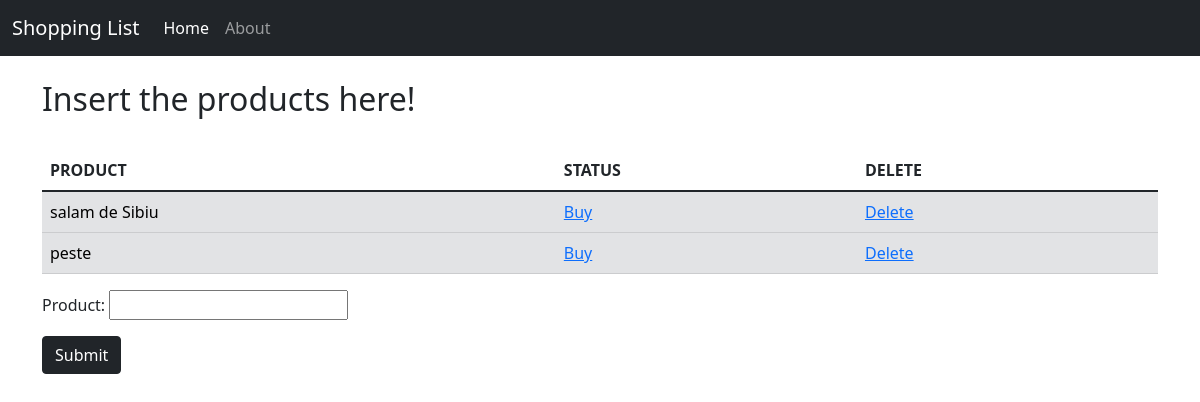
Before: / with the older database file.
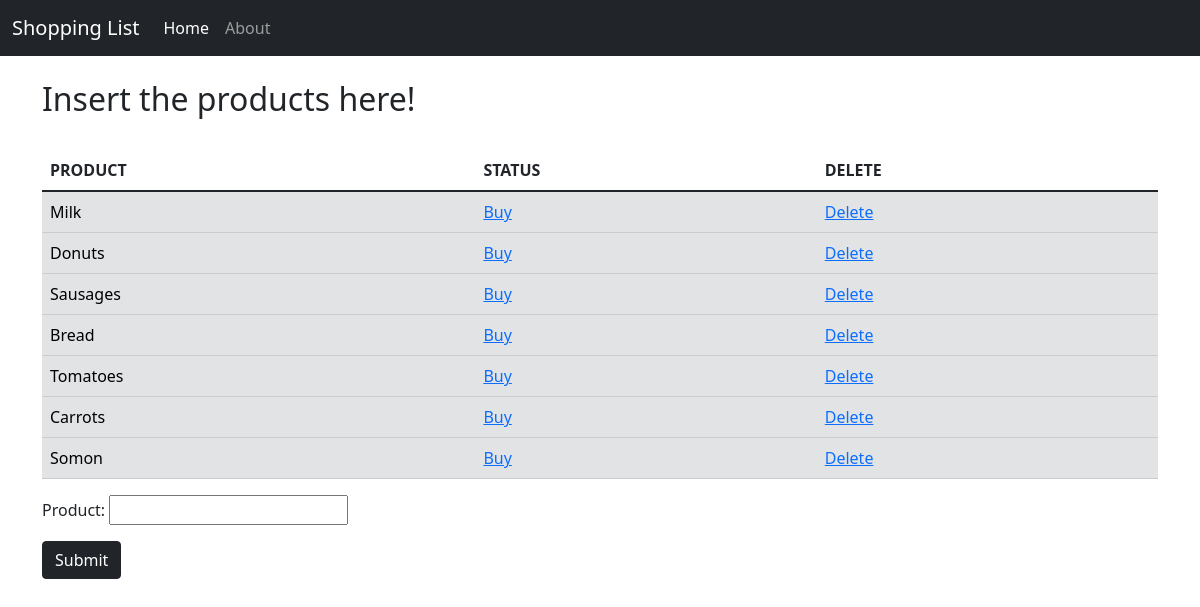
After: the same page with the newer database file.
### produse/models.py (models this page shows, shortened)
class Products(models.Model):
    product = models.CharField(max_length=100)
    cumparat = models.BooleanField(default=False)

### produse/views.py (the view)
# urls.py: 2. Add a URL to urlpatterns:  path('', views.home, name='home')
def home(request):
    if request.method == 'POST':
        form = ProductsForm(request.POST or None)
        if form.is_valid():
            form.save()
            form = ProductsForm()
            products = Products.objects.all()
            context = {'form': form, 'products':products}
            return render(request, 'produse/home.html', context)
    else:
        form = ProductsForm()
        products = Products.objects.all()
        context = {'form': form, 'products': products}
        return render(request, 'produse/home.html', context)

### produse/forms.py
class ProductsForm(forms.ModelForm):
    class Meta:
        model = Products
        fields = ['product']

### produse/templates/produse/home.html (shortened to what this page needs)
{% extends 'produse/base.html' %}
{% block content %}
    <h2>Insert the products here!</h2>
    <br>
    <table class="table">
        <thead>
            <tr>
                <th>PRODUCT</th>
                <th>STATUS</th>
                <th>DELETE</th>
            </tr>
        </thead>
        <tbody>
            {% if products %}
                {% for product in products %}
                    {% if product.cumparat %}
                        <tr class="table-success">
                            <td class="linethrough">{{ product.product }}</td>
                            <td><a href="{% url 'change_status' product.id %}">Discard</a></td>
                            <td><a href="{% url 'delete' product.id %}">Delete</a></td>
                        </tr>
                    {% else %}
                        <tr class="table-secondary">
                            <td>{{ product.product }}</td>
                            <td><a href="{% url 'change_status' product.id %}">Buy</a></td>
                            <td><a href="{% url 'delete' product.id %}">Delete</a></td>
                        </tr>
                    {% endif %}
                {% endfor %}
            {% endif %}
        </tbody>
    </table>
    <form method="POST">
        {{form.as_p}}
      <button type="submit" class="btn btn-dark">Submit</button>
    </form>
{% endblock %}

### produse/templates/produse/base.html (shortened to what this page needs)
{% load static %}
<!doctype html>
<html lang="en">
  <head>
    <link href="https://cdn.jsdelivr.net/npm/bootstrap@5.1.3/dist/css/bootstrap.min.css" rel="stylesheet">
    <link href="{% static 'style.css' %}" rel="stylesheet">
  </head>
  <body>
    <nav class="navbar navbar-expand-lg navbar-dark bg-dark">
      <div class="container-fluid">
        <a class="navbar-brand" href="/">Shopping List</a>
        <div class="collapse navbar-collapse" id="navbarNavAltMarkup">
          <div class="navbar-nav">
            <a class="nav-link active" aria-current="page" href="/">Home</a>
            <a class="nav-link" href="/about">About</a>
          </div>
        </div>
      </div>
    </nav>
    <br>
    <div class="container">
      {% block content %}
      {% endblock %}
    </div>
  </body>
</html>

Changed rows visible on the page:
removed Products: product "salam de Sibiu"
removed Products: product "peste"
added Products: product "Milk"
added Products: product "Donuts"
added Products: product "Sausages"
added Products: product "Bread"
added Products: product "Tomatoes"
added Products: product "Carrots"
added Products: product "Somon"
